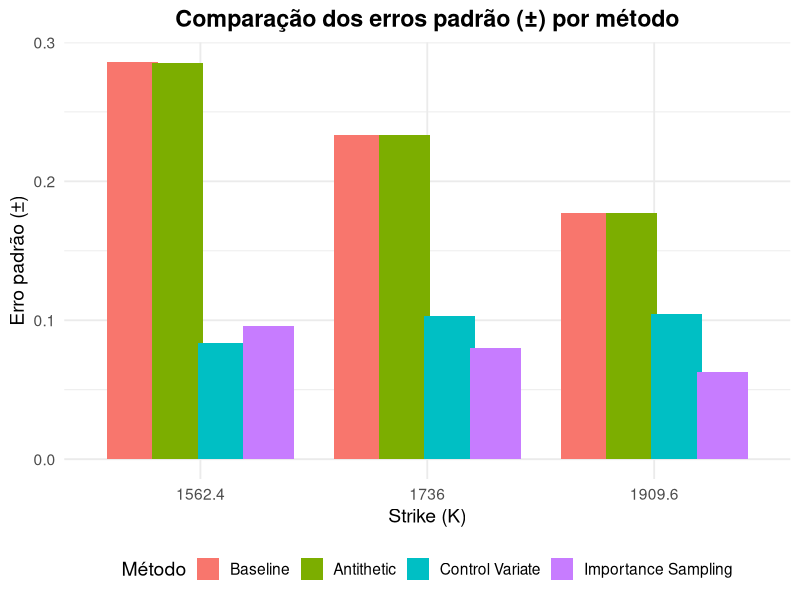
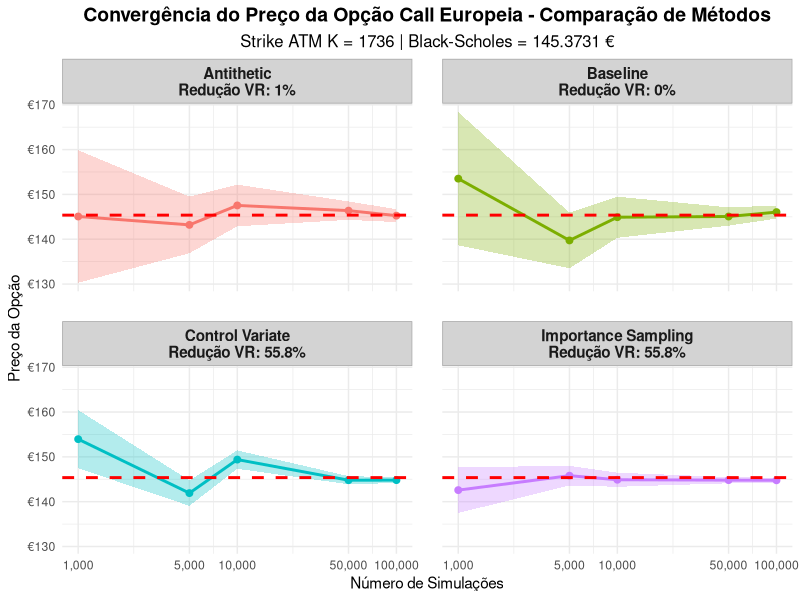

The R source for these figures, in order:
## ---- chunk 1
Sys.setlocale(locale = "pt_BR.UTF-8")
## ---- chunk 2
S0 <- 1736       # <-- exemplo: preço atual da Rheinmetall AG (ver Yahoo Finance 29/10/25)
r  <- 0.035      # taxa livre de risco (3.5%)
T  <- 0.25       # 3 meses
sigma <- 0.40    # volatilidade (assumida)
## ---- chunk 3
K_list <- c(1.1*S0, S0, 0.9*S0)   #OTM, ATM, ITM
## ---- chunk 4
N <- 1000000     # número de simulações (1 milhão é razoável)
set.seed(12345)  # garante reprodutibilidade
## ---- chunk 5
bs_call <- function(S0, K, r, sigma, T) {
  d1 <- (log(S0/K) + (r + 0.5*sigma^2)*T) / (sigma*sqrt(T))
  d2 <- d1 - sigma*sqrt(T)
  C  <- S0*pnorm(d1) - K*exp(-r*T)*pnorm(d2)
  return(C)
}
## ---- chunk 6
sim_terminal_prices <- function(S0, r, sigma, T, N) {
  Z  <- rnorm(N)
  ST <- S0 * exp((r - 0.5*sigma^2)*T + sigma*sqrt(T)*Z)
  return(ST)
}
## ---- chunk 7
mc_baseline <- function(S0, K, r, sigma, T, N) {
  ST <- sim_terminal_prices(S0, r, sigma, T, N)
  payoff <- pmax(ST - K, 0)            # payoff da call
  discounted <- exp(-r*T) * payoff     # desconto a valor presente
  est <- mean(discounted)              # média amostral = estimativa
  se  <- sd(discounted)/sqrt(N)        # erro padrão
  ci  <- est + c(-1,1)*qnorm(0.975)*se # intervalo de confiança 95%
  return(list(est=est, se=se, ci=ci))
}

## ---- chunk 8
for (K in K_list) {
  cat("\n-------------------------------------------\n")
  cat("Strike K =", K, "\n")
  cat("-------------------------------------------\n")
  
  # Valor teórico (Black–Scholes)
  bs_price <- bs_call(S0, K, r, sigma, T)
  cat("Preço analítico (Black–Scholes):", round(bs_price,4), "€\n")
  
  # Estimativa Monte Carlo baseline
  mc_res <- mc_baseline(S0, K, r, sigma, T, N)
  cat("Monte Carlo (baseline):", round(mc_res$est,4), "€ ±", 
      round(mc_res$se,4), "\n")
  cat("Intervalo 95%:", paste0("[", round(mc_res$ci[1],4), ", ", 
                               round(mc_res$ci[2],4), "]"), "\n")
  
  # Comparação rápida
  bias <- mc_res$est - bs_price
  cat("Diferença (MC - BS):", round(bias,6), "\n")
}

## ---- chunk 9
mc_antithetic <- function(S0, K, r, sigma, T, N) {
  # Gerar N/2 normais e os seus opostos
  Z <- rnorm(N/2)
  Z_antithetic <- -Z
  
  # Combinar
  Z_all <- c(Z, Z_antithetic)
  
  # Simular preços finais
  ST <- S0 * exp((r - 0.5 * sigma^2) * T + sigma * sqrt(T) * Z_all)
  
  # Calcular payoffs e desconto
  payoff <- pmax(ST - K, 0)
  discounted <- exp(-r * T) * payoff
  
  # Estimativa e erro padrão
  est <- mean(discounted)
  se  <- sd(discounted) / sqrt(N)
  ci  <- est + c(-1, 1) * qnorm(0.975) * se
  
  return(list(est = est, se = se, ci = ci))
}
## ---- chunk 10
mc_control_variate <- function(S0, K, r, sigma, T, N) {
  # Simulação simples
  Z <- rnorm(N)
  ST <- S0 * exp((r - 0.5 * sigma^2) * T + sigma * sqrt(T) * Z)
  
  # Payoff descontado (variável principal)
  Y <- exp(-r * T) * pmax(ST - K, 0)
  
  # Variável de controlo: preço analítico Black-Scholes (constante)
  C_BS <- bs_call(S0, K, r, sigma, T)
  
  # Control variate: payoff "simulado" de Black–Scholes (sem max)
  X <- exp(-r * T) * (S0 * exp((r - 0.5 * sigma^2) * T + sigma * sqrt(T) * Z) - K)
  
  # Calcular coeficiente ótimo b*
  b_star <- cov(Y, X) / var(X)
  
  # Novo estimador com controlo
  Y_cv <- Y - b_star * (X - mean(X))
  est <- mean(Y_cv)
  se  <- sd(Y_cv) / sqrt(N)
  ci  <- est + c(-1, 1) * qnorm(0.975) * se
  
  return(list(est = est, se = se, ci = ci, b = b_star))
}
## ---- chunk 11
mc_importance <- function(S0, K, r, sigma, T, N, mu_shift = 1.0) {
  # Geração de amostras deslocadas (média > 0 para focar em S_T > K)
  Z_shifted <- rnorm(N, mean = mu_shift, sd = 1)
  
  # Simulação de preços terminais com Z deslocado
  ST <- S0 * exp((r - 0.5 * sigma^2) * T + sigma * sqrt(T) * Z_shifted)
  
  # Cálculo dos payoffs
  payoff <- pmax(ST - K, 0)
  
  # Peso de correção (likelihood ratio)
  weights <- exp(-mu_shift * Z_shifted + 0.5 * mu_shift^2)
  
  # Desconto e ponderação
  discounted <- exp(-r * T) * payoff * weights
  
  # Estimativas
  est <- mean(discounted)
  se  <- sd(discounted) / sqrt(N)
  ci  <- est + c(-1, 1) * qnorm(0.975) * se
  
  return(list(est = est, se = se, ci = ci))
}
## ---- chunk 12
set.seed(12345)

for (K in K_list) {
  cat("\n-------------------------------------------\n")
  cat("Strike K =", K, "\n")
  cat("-------------------------------------------\n")
  
  bs_price <- bs_call(S0, K, r, sigma, T)
  cat("Preço analítico (Black–Scholes):", round(bs_price, 4), "€\n")
  
  # Baseline
  mc_base <- mc_baseline(S0, K, r, sigma, T, N)
  cat("Monte Carlo baseline:", round(mc_base$est, 4), "€ ±", round(mc_base$se, 4), "\n")
  
  # Antithetic
  mc_anti <- mc_antithetic(S0, K, r, sigma, T, N)
  cat("Antithetic variates:", round(mc_anti$est, 4), "€ ±", round(mc_anti$se, 4), "\n")
  
  # Control variate
  mc_cv <- mc_control_variate(S0, K, r, sigma, T, N)
  cat("Control variates:", round(mc_cv$est, 4), "€ ±", round(mc_cv$se, 4), "\n")
  
  # Importance Sampling
  mc_is <- mc_importance(S0, K, r, sigma, T, N, mu_shift = 1)
  cat("Importance Sampling:", round(mc_is$est, 4), "€ ±", round(mc_is$se,4), "\n")
  
  # Comparação
  cat("Redução de erro (Antithetic vs Baseline):", 
      round(100 * (1 - (mc_anti$se / mc_base$se)), 2), "%\n")
  cat("Redução de erro (Control Variate vs Baseline):", 
      round(100 * (1 - (mc_cv$se / mc_base$se)), 2), "%\n")
  cat("Redução de erro (Importance Sampling vs Baseline):", 
      round(100 * (1 - (mc_is$se / mc_base$se)), 2), "%\n")
}
## ---- chunk 13
library(ggplot2)

results <- data.frame(
  Strike = numeric(),
  Metodo = character(),
  Erro = numeric(),
  stringsAsFactors = FALSE
)
for (K in K_list) {
  bs_price <- bs_call(S0, K, r, sigma, T)
  mc_base <- mc_baseline(S0, K, r, sigma, T, N)
  mc_anti <- mc_antithetic(S0, K, r, sigma, T, N)
  mc_cv   <- mc_control_variate(S0, K, r, sigma, T, N)
  mc_is   <- mc_importance(S0, K, r, sigma, T, N, mu_shift = 1)
  #guardar erros padrão de cada método
  results <- rbind(results,
                   data.frame(Strike = K, Metodo = "Baseline", Erro = mc_base$se),
                   data.frame(Strike = K, Metodo = "Antithetic", Erro = mc_anti$se),
                   data.frame(Strike = K, Metodo = "Control Variate", Erro = mc_cv$se),
                   data.frame(Strike = K, Metodo = "Importance Sampling", Erro = mc_is$se)
  )
}

results$Metodo <- factor(results$Metodo, 
                         levels = c("Baseline", "Antithetic", "Control Variate", "Importance Sampling"))


ggplot(results, aes(x = factor(round(Strike,1)), y = Erro, fill = Metodo)) +
  geom_bar(stat = "identity", position = position_dodge(width = 0.8)) +
  labs(
    title = "Comparação dos erros padrão (±) por método",
    x = "Strike (K)",
    y = "Erro padrão (±)",
    fill = "Método"
  ) +
  theme_minimal(base_size = 14) +
  theme(
    plot.title = element_text(hjust = 0.5, face = "bold"),
    legend.position = "bottom"
  )
## ---- chunk 14
IC_fuction <- function(S0, K, r, sigma, T, N) {
  bs_price <- bs_call(S0, K, r, sigma, T)
  
  # Baseline
  mc_base <- mc_baseline(S0, K, r, sigma, T, N)
  
  # Antithetic
  mc_anti <- mc_antithetic(S0, K, r, sigma, T, N)
  
  # Control variate
  mc_cv <- mc_control_variate(S0, K, r, sigma, T, N)
  
  # Importance Sampling
  mc_is <- mc_importance(S0, K, r, sigma, T, N)
  
  # Calcular reduções de erro
  reduction_anti <- 100 * (1 - (mc_anti$se / mc_base$se))
  reduction_cv <- 100 * (1 - (mc_cv$se / mc_base$se))
  reduction_is <- 100 * (1 - (mc_is$se / mc_base$se))
  
  return(list(
    strike = K,
    bs_price = bs_price,
    baseline = list(est = mc_base$est, se = mc_base$se, ci = mc_base$ci),
    antithetic = list(est = mc_anti$est, se = mc_anti$se, ci = mc_anti$ci),
    control_variate = list(est = mc_cv$est, se = mc_cv$se, ci = mc_cv$ci),
    importance = list(est = mc_is$est, se = mc_is$se, ci = mc_is$ci),
    error_reduction = list(antithetic = reduction_anti, control_variate = reduction_cv, importance = reduction_is)
  ))
}
## ---- chunk 15
set.seed(12345)

cat(paste0("\n", paste0(rep("=", 60), collapse = ""), "\n"))
cat("INTERVALOS DE CONFIANÇA - 95%\n")
cat(paste0(rep("=", 60), collapse = ""), "\n")

for (K in K_list) {
  results <- IC_fuction(S0, K, r, sigma, T, N)
  
  cat(paste0("\n", paste0(rep("-", 60), collapse = ""), "\n"))
  strike_type <- ifelse(K > S0, "OTM", ifelse(K == S0, "ATM", "ITM"))
  cat("STRIKE K =", K, "| Tipo:", strike_type, "\n")
  cat(paste0(rep("-", 60), collapse = ""), "\n")
  cat("Preço analítico (Black-Scholes):", round(results$bs_price, 4), "€\n\n")
  
  cat("BASELINE:\n")
  cat("  Estimativa:", round(results$baseline$est, 4), "€\n")
  cat("  Erro padrão:", round(results$baseline$se, 6), "\n")
  cat("  IC 95%: [", round(results$baseline$ci[1], 4), ", ", 
      round(results$baseline$ci[2], 4), "]\n")
  cat("  Largura do IC:", round(diff(results$baseline$ci), 6), "\n\n")
  
  cat("ANTITHETIC VARIATES:\n")
  cat("  Estimativa:", round(results$antithetic$est, 4), "€\n")
  cat("  Erro padrão:", round(results$antithetic$se, 6), "\n")
  cat("  IC 95%: [", round(results$antithetic$ci[1], 4), ", ", 
      round(results$antithetic$ci[2], 4), "]\n")
  cat("  Largura do IC:", round(diff(results$antithetic$ci), 6), "\n")
  cat("  Redução de erro:", round(results$error_reduction$antithetic, 2), "%\n\n")
  
  cat("CONTROL VARIATES:\n")
  cat("  Estimativa:", round(results$control_variate$est, 4), "€\n")
  cat("  Erro padrão:", round(results$control_variate$se, 6), "\n")
  cat("  IC 95%: [", round(results$control_variate$ci[1], 4), ", ", 
      round(results$control_variate$ci[2], 4), "]\n")
  cat("  Largura do IC:", round(diff(results$control_variate$ci), 6), "\n")
  cat("  Redução de erro:", round(results$error_reduction$control_variate, 2), "%\n\n")
  
  cat("IMPORTANCE SAMPLING:\n")
  cat("  Estimativa:", round(results$importance$est, 4), "€\n")
  cat("  Erro padrão:", round(results$importance$se, 6), "\n")
  cat("  IC 95%: [", round(results$importance$ci[1], 4), ", ", 
      round(results$importance$ci[2], 4), "]\n")
  cat("  Largura do IC:", round(diff(results$importance$ci), 6), "\n")
  cat("  Redução de erro:", round(results$error_reduction$importance, 2), "%\n")
}
## ---- chunk 16
N_grid <- c(1000, 5000, 10000, 50000, 100000)
## ---- chunk 17
convergencia_function <- function(S0, K, r, sigma, T, N_grid, method) {
  estimates <- numeric(length(N_grid))
  ci_widths <- numeric(length(N_grid))
  standard_errors <- numeric(length(N_grid))
  ci_lower <- numeric(length(N_grid))
  ci_upper <- numeric(length(N_grid))
  
  for (i in 1:length(N_grid)) {
    if (method == "baseline") {
      result <- mc_baseline(S0, K, r, sigma, T, N_grid[i])
    } else if (method == "antithetic") {
      result <- mc_antithetic(S0, K, r, sigma, T, N_grid[i])
    } else if (method == "control_variate") {
      result <- mc_control_variate(S0, K, r, sigma, T, N_grid[i])
    } else if (method == "importance") {
      result <- mc_importance(S0, K, r, sigma, T, N_grid[i])
    }
    
    estimates[i] <- result$est
    ci_widths[i] <- diff(result$ci)
    standard_errors[i] <- result$se
    ci_lower[i] <- result$ci[1]
    ci_upper[i] <- result$ci[2]
  }
  
  return(list(
    N = N_grid,
    estimates = estimates,
    ci_widths = ci_widths,
    standard_errors = standard_errors,
    ci_lower = ci_lower,
    ci_upper = ci_upper
  ))
}
## ---- chunk 18
set.seed(12345)

K_atm <- S0

bs_atm <- bs_call(S0, K_atm, r, sigma, T)
## ---- chunk 19
set.seed(12345)

conv_base <- convergencia_function(S0, K_atm, r, sigma, T, N_grid, "baseline")
conv_anti <- convergencia_function(S0, K_atm, r, sigma, T, N_grid, "antithetic")
conv_cv <- convergencia_function(S0, K_atm, r, sigma, T, N_grid, "control_variate")
conv_is <- convergencia_function(S0, K_atm, r, sigma, T, N_grid, "importance")
## ---- chunk 20
conv_results <- data.frame(
  N = N_grid,
  BS = rep(bs_atm, length(N_grid)),
  Base_Est = conv_base$estimates,
  Base_SE = conv_base$standard_errors,
  Base_CI_Width = conv_base$ci_widths,
  Anti_Est = conv_anti$estimates,
  Anti_SE = conv_anti$standard_errors,
  Anti_CI_Width = conv_anti$ci_widths,
  CV_Est = conv_cv$estimates,
  CV_SE = conv_cv$standard_errors,
  CV_CI_Width = conv_cv$ci_widths,
  IS_Est = conv_is$estimates,
  IS_SE = conv_is$standard_errors,
  IS_CI_Width = conv_is$ci_widths
)

print(conv_results, row.names = FALSE)
## ---- chunk 21
vr_anti <- 100 * (1 - (conv_anti$standard_errors[5] / conv_base$standard_errors[5]))
vr_cv <- 100 * (1 - (conv_cv$standard_errors[5] / conv_base$standard_errors[5]))
vr_is <- 100 * (1 - (conv_is$standard_errors[5] / conv_base$standard_errors[5]))
## ---- chunk 22
if (require(ggplot2, quietly = TRUE)) {
  df_plot <- data.frame(
    N = rep(N_grid, 4),
    Estimate = c(conv_base$estimates, conv_anti$estimates, conv_cv$estimates, conv_is$estimates),
    Method = rep(c("Baseline", "Antithetic", "Control Variate", "Importance Sampling"), each = length(N_grid)),
    SE = c(conv_base$standard_errors, conv_anti$standard_errors, conv_cv$standard_errors, conv_is$standard_errors),
    CI_Lower = c(conv_base$ci_lower, conv_anti$ci_lower, conv_cv$ci_lower, conv_is$ci_lower),
    CI_Upper = c(conv_base$ci_upper, conv_anti$ci_upper, conv_cv$ci_upper, conv_is$ci_upper)
  )
  
  # Adicionar informações específicas para cada método
  df_plot$Method_Label <- paste0(df_plot$Method, 
                                "\nRedução VR: ", 
                                ifelse(df_plot$Method == "Baseline", "0%",
                                      ifelse(df_plot$Method == "Antithetic", 
                                            paste0(round(vr_anti, 1), "%"),
                                            paste0(round(vr_cv, 1), "%"))))
  
  # Criar o gráfico com facet_wrap - CADA MÉTODO NO SEU PRÓPRIO GRÁFICO
  p <- ggplot(df_plot, aes(x = N, y = Estimate)) +
    geom_line(aes(color = Method), size = 1) +
    geom_point(aes(color = Method), size = 2) +
    geom_ribbon(aes(ymin = CI_Lower, ymax = CI_Upper, fill = Method), 
                alpha = 0.3) +
    geom_hline(yintercept = bs_atm, linetype = "dashed", color = "red", size = 1) +
    facet_wrap(~ Method_Label, ncol = 2) + 
    scale_x_log10(breaks = N_grid, labels = scales::comma) +
    scale_y_continuous(labels = scales::dollar_format(prefix = "€")) +
    labs(
      title = "Convergência do Preço da Opção Call Europeia - Comparação de Métodos",
      subtitle = paste("Strike ATM K =", K_atm, "| Black-Scholes =", round(bs_atm, 4), "€"),
      x = "Número de Simulações",
      y = "Preço da Opção"
    ) +
    theme_minimal() +
    theme(
      plot.title = element_text(face = "bold", size = 14, hjust = 0.5),
      plot.subtitle = element_text(size = 12, hjust = 0.5),
      strip.text = element_text(face = "bold", size = 11),
      strip.background = element_rect(fill = "lightgray", color = "darkgray"),
      panel.spacing = unit(1.5, "lines"),
      legend.position = "none"  # Remove a legenda pois já temos os títulos nos facets
    ) 
  
  print(p)
  
} else {
  cat("\n(Para visualizar os gráficos de convergência, instale: install.packages('ggplot2'))\n")
}
## ---- chunk 23
set.seed(12345)

methods_list <- list(
  Baseline   = conv_base,
  Antithetic = conv_anti,
  ControlVar = conv_cv,
  Importance = conv_is
)

error_df <- do.call(rbind, lapply(names(methods_list), function(mn) {
  conv <- methods_list[[mn]]
  abs_err <- abs(conv$estimates - bs_atm)
  rel_err <- abs_err / bs_atm
  data.frame(Method = mn,
             N = conv$N,
             Estimate = conv$estimates,
             AbsError = abs_err,
             RelError = rel_err,
             SE = conv$standard_errors,
             stringsAsFactors = FALSE)
}))

print(error_df)
## ---- chunk 24
error_summary <- do.call(rbind, lapply(split(error_df, error_df$Method), function(dfm) {
  data.frame(
    AbsError_mean = mean(dfm$AbsError),
    AbsError_max  = max(dfm$AbsError),
    AbsError_last = tail(dfm$AbsError, 1),
    RelError_mean = mean(dfm$RelError),
    RelError_max  = max(dfm$RelError),
    RelError_last = tail(dfm$RelError, 1)
  )
}))

print(error_summary)
